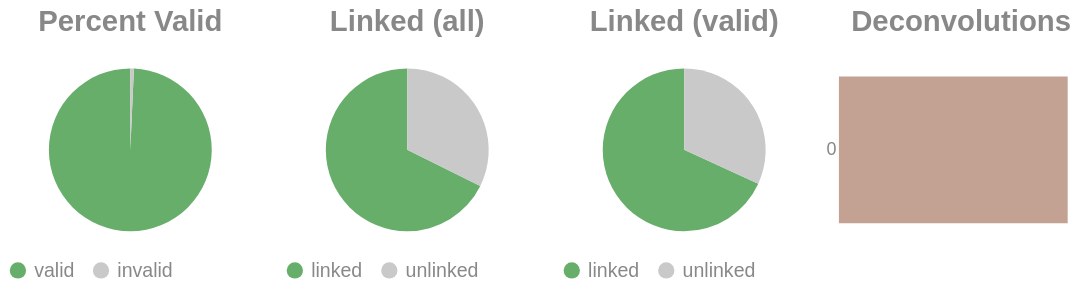

Here is the notebook cell this chart was saved with:
### Code cell
if SKIPLR:
    pass
else:
    clash = Counter()
    for i in valids['molecule'].to_list():
        _mol = i.split("-")
        if len(_mol) == 1:
            clash.update('0')
        else:
            clash.update(_mol[-1])

    _d = {"deconvolutions": [], 'count': []}
    for k,v in clash.items():
        _d['deconvolutions'].append(k)
        _d['count'].append(v)

    tot_valid = valids['reads'].sum()
    mask = valids['reads'] >= 2
    n_linked_reads = valids.filter(mask)['reads'].sum()
    if n_linked_reads == 0:
        print_html("No linked molecules (>=2 reads) were detected; skipping linked-only distributions.")
        SKIPLR = True
    else:
        perc_valid = round(tot_valid / n_reads, 4)
        linked_perc_abs = round(n_linked_reads / n_reads, 4)
        linked_perc = round(n_linked_reads / tot_valid, 4)

    _valid = pl.DataFrame({"valids": ['valid', 'invalid'], "count": [tot_valid, n_reads - tot_valid]})
    _linked_abs = pl.DataFrame({"linked (absolute)": ['linked', 'unlinked'], "count": [n_linked_reads, n_reads - n_linked_reads]})
    _linked_rel = pl.DataFrame({"linked (valids)": ['linked', 'unlinked'], "count": [n_linked_reads, tot_valid - n_linked_reads]})

    (
        alt.hconcat(
            piechart(_valid, goodval = 'valid', title = "Percent Valid"),
            piechart(_linked_abs, goodval = "linked", title =  "Linked (all)"),
            piechart(_linked_rel, goodval = "linked", title =  "Linked (valid)"),
            convolutionbar(pl.DataFrame(_d), title = "Deconvolutions"),
            center = True,
            bounds = 'flush'
        )
        .resolve_scale(color='independent')
        .resolve_legend('independent')
        .properties(usermeta={'embedOptions': {"actions": False}})
    ).display()

### Figure 1 — Vega-Lite specification as saved in the notebook (floating-point values rounded to 4 significant figures)
{"width": "container", "height": 400, "config": {"title": {"anchor": "start", "dy": -15, "fontSize": 18, "color": "#888888", "subtitleColor": "#888888", "subtitleFontSize": 14}, "arc": {"fill": "#0072B2"}, "axis": {"domainColor": "#888888", "domainWidth": 0.5, "gridWidth": 0.2, "grid": false, "titleFontWeight": 400, "titleFontSize": 15, "labelFontSize": 11, "labelColor": "#888888", "tickColor": "#888888", "tickWidth": 0.2, "titleColor": "#888888"}, "axisBand": {"grid": false}, "axisX": {"grid": true, "tickSize": 10, "domainCap": "round"}, "axisY": {"domain": false, "grid": true, "tickSize": 0, "domainCap": "round"}, "background": "transparent", "header": {"labelFontSize": 15, "labelColor": "#888888", "titleFontSize": 15, "titleFontWeight": 600, "titleColor": "#888888"}, "legend": {"labelFont": "sans-serif", "labelFontSize": 12, "labelColor": "#888888", "symbolSize": 100, "symbolType": "circle", "titleFontSize": 12, "titlePadding": 10, "titleColor": "#888888", "title": null}, "range": {"category": ["#E69F00", "#56B4E9", "#009E73", "#F0E442", "#0072B2", "#D55E00", "#CC79A7", "#000000"], "diverging": ["#cfe8f3", "#a2d4ec", "#73bfe2", "#46abdb", "#1696d2", "#12719e"]}, "area": {"fill": "#0072B2", "fillOpacity": 0.7, "line": true, "strokeOpacity": 0.7}, "line": {"color": "#0072B2", "stroke": "#0072B2", "strokeWidth": 2}, "trail": {"color": "#0072B2", "stroke": "#0072B2", "strokeWidth": 0, "size": 1}, "point": {"filled": true, "fillOpacity": 1.0, "size": 95}, "text": {"color": "#888888", "fontSize": 11, "align": "right", "fontWeight": 400, "size": 11}, "bar": {"fill": "#0072B2", "stroke": null}, "view": {"stroke": null, "continuousWidth": 660, "continuousHeight": 400}}, "hconcat": [{"data": {"name": "data-cd9190fc17072f89a95ad328827b9382"}, "mark": {"type": "arc"}, "encoding": {"color": {"field": "valids", "legend": {"orient": "bottom", "title": null}, "scale": {"domain": ["valid", "invalid"], "range": ["#68ae6b", "#C9C9C9"]}, "title": "Valids", "type": "nominal"}, "theta": {"field": "count", "type": "quantitative"}, "tooltip": [{"field": "valids", "title": "Valids", "type": "ordinal"}, {"field": "percent", "format": ".2%", "title": "Percent", "type": "quantitative"}, {"field": "count", "title": "Count", "type": "quantitative"}]}, "height": 100, "title": {"text": "Percent Valid", "align": "center", "anchor": "middle"}, "transform": [{"calculate": "datum.count / 6464790", "as": "percent"}], "width": 150}, {"data": {"name": "data-68157cb043d5699e608022fe75959a88"}, "mark": {"type": "arc"}, "encoding": {"color": {"field": "linked (absolute)", "legend": {"orient": "bottom", "title": null}, "scale": {"domain": ["linked", "unlinked"], "range": ["#68ae6b", "#C9C9C9"]}, "title": "Linked (Absolute)", "type": "nominal"}, "theta": {"field": "count", "type": "quantitative"}, "tooltip": [{"field": "linked (absolute)", "title": "Linked (Absolute)", "type": "ordinal"}, {"field": "percent", "format": ".2%", "title": "Percent", "type": "quantitative"}, {"field": "count", "title": "Count", "type": "quantitative"}]}, "height": 100, "title": {"text": "Linked (all)", "align": "center", "anchor": "middle"}, "transform": [{"calculate": "datum.count / 6464790", "as": "percent"}], "width": 150}, {"data": {"name": "data-f1e9677944c1e5d7e8067994cf547748"}, "mark": {"type": "arc"}, "encoding": {"color": {"field": "linked (valids)", "legend": {"orient": "bottom", "title": null}, "scale": {"domain": ["linked", "unlinked"], "range": ["#68ae6b", "#C9C9C9"]}, "title": "Linked (Valids)", "type": "nominal"}, "theta": {"field": "count", "type": "quantitative"}, "tooltip": [{"field": "linked (valids)", "title": "Linked (Valids)", "type": "ordinal"}, {"field": "percent", "format": ".2%", "title": "Percent", "type": "quantitative"}, {"field": "count", "title": "Count", "type": "quantitative"}]}, "height": 100, "title": {"text": "Linked (valid)", "align": "center", "anchor": "middle"}, "transform": [{"calculate": "datum.count / 6419381", "as": "percent"}], "width": 150}, {"data": {"name": "data-601305864b2594651f3c4061115866d3"}, "mark": {"type": "bar"}, "encoding": {"color": {"field": "deconvolutions", "legend": null, "scale": {"scheme": "lightgreyred"}, "type": "nominal"}, "tooltip": [{"field": "deconvolutions", "title": "Deconvolutions", "type": "ordinal"}, {"field": "percent", "format": ".2%", "title": "Percent", "type": "quantitative"}, {"field": "count", "title": "Count", "type": "quantitative"}], "x": {"axis": null, "field": "count", "type": "quantitative"}, "y": {"field": "deconvolutions", "sort": "ascending", "title": null, "type": "nominal"}}, "height": 100, "title": {"text": "Deconvolutions", "align": "center", "anchor": "middle"}, "transform": [{"calculate": "datum.count / 3276353", "as": "percent"}], "width": 150}], "bounds": "flush", "center": true, "resolve": {"legend": {"angle": "independent"}, "scale": {"color": "independent"}}, "usermeta": {"embedOptions": {"actions": false}}, "$schema": "https://vega.github.io/schema/vega-lite/v6.1.0.json", "datasets": {"data-cd9190fc17072f89a95ad328827b9382": [{"valids": "valid", "count": 6419381}, {"valids": "invalid", "count": 45409}], "data-68157cb043d5699e608022fe75959a88": [{"linked (absolute)": "linked", "count": 4376901}, {"linked (absolute)": "unlinked", "count": 2087889}], "data-f1e9677944c1e5d7e8067994cf547748": [{"linked (valids)": "linked", "count": 4376901}, {"linked (valids)": "unlinked", "count": 2042480}], "data-601305864b2594651f3c4061115866d3": [{"deconvolutions": "0", "count": 3276353}]}}
